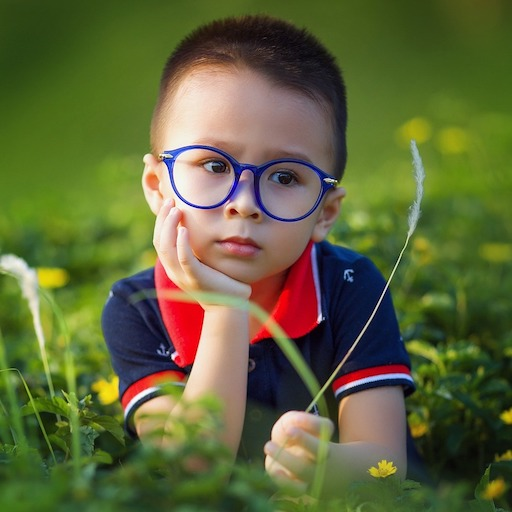
#> input picture data/images/sample.jpg, 512 x 512 px
$ python '14-1_warpAffine(Affine_ex).py'
#> lines starting #> are read from the running program, lines starting #| are printed output that depends on the picture
import cv2
import numpy as np

## Affine Transform 예제
img = cv2.imread('data/images/sample.jpg')
#> img is the input picture: shape (512, 512, 3); mean B, G, R 57.8, 101.6, 95.4
# print(img)
rows, cols, ch = img.shape
#> rows = 512; cols = 512; ch = 3

pts1 = np.float32([[200,100],[400,100],[200,200]])
pts2 = np.float32([[200,300],[400,200],[200,400]])


# pts1의 좌표를 이미지에 표시한다.변환 후 점 확인
cv2.circle(img, (200,100), 10, (255,0,0),-1)
cv2.circle(img, (400,100), 10, (0,255,0),-1)
cv2.circle(img, (200,200), 10, (0,0,255),-1)
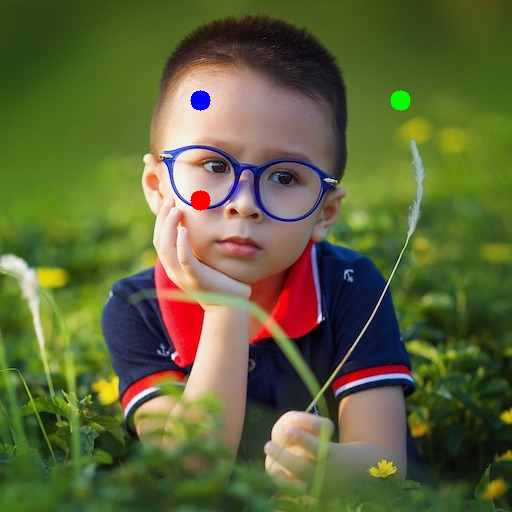
#> img: shape (512, 512, 3); mean B, G, R 57.6, 101.2, 95.1


M = cv2.getAffineTransform(pts1, pts2)


dst = cv2.warpAffine(img, M, (cols,rows))
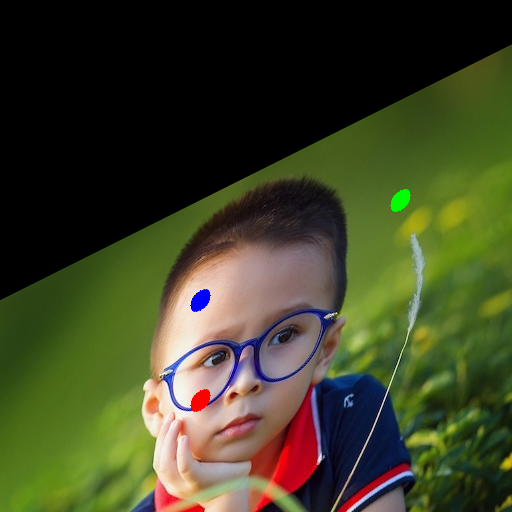
#> dst: shape (512, 512, 3); mean B, G, R 37.6, 67.1, 63.2


cv2.imshow('ori', img)
cv2.imshow('dst', dst)

cv2.waitKey()
cv2.destroyAllWindows()
